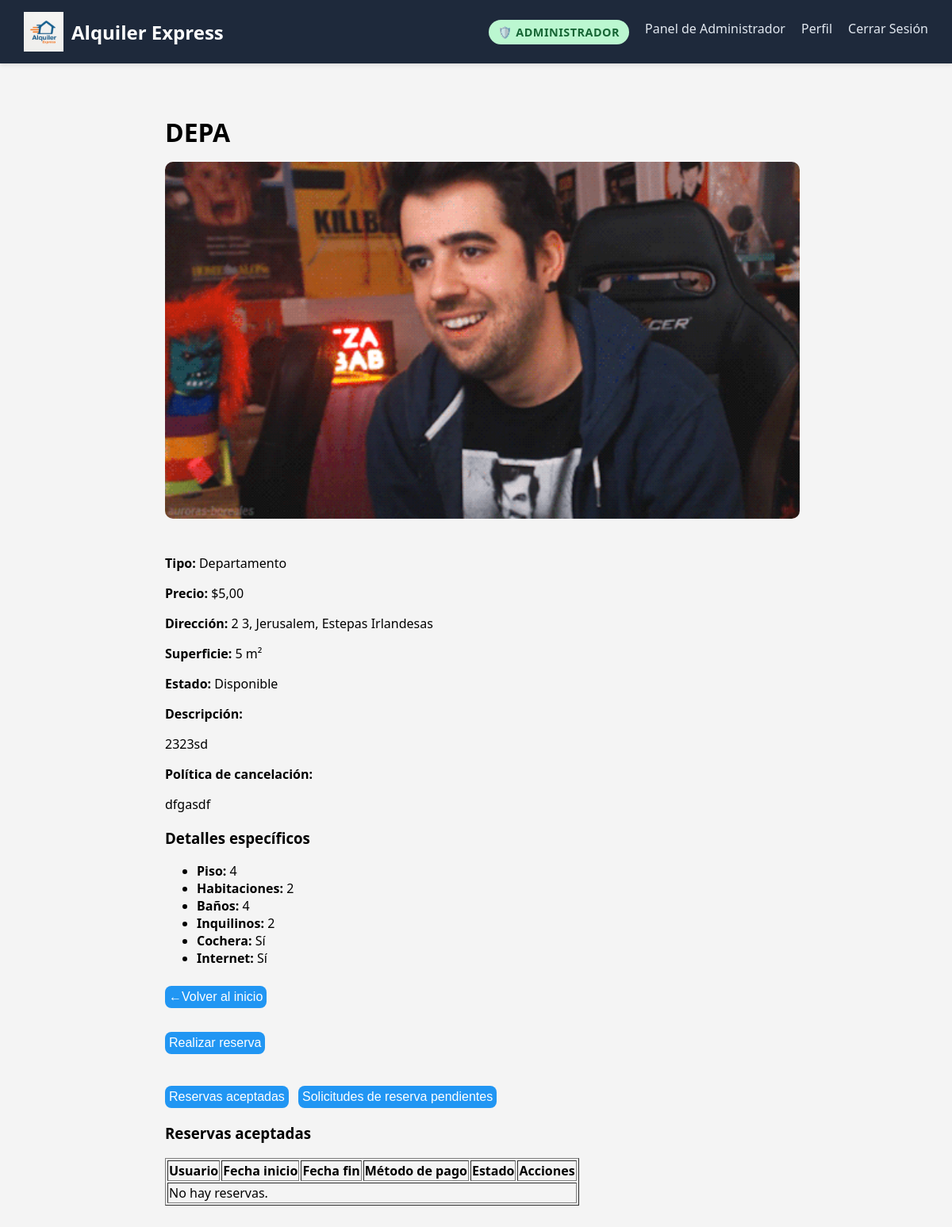
The page /reserva/inmueble/8/ (signed in) on the database as committed earlier.
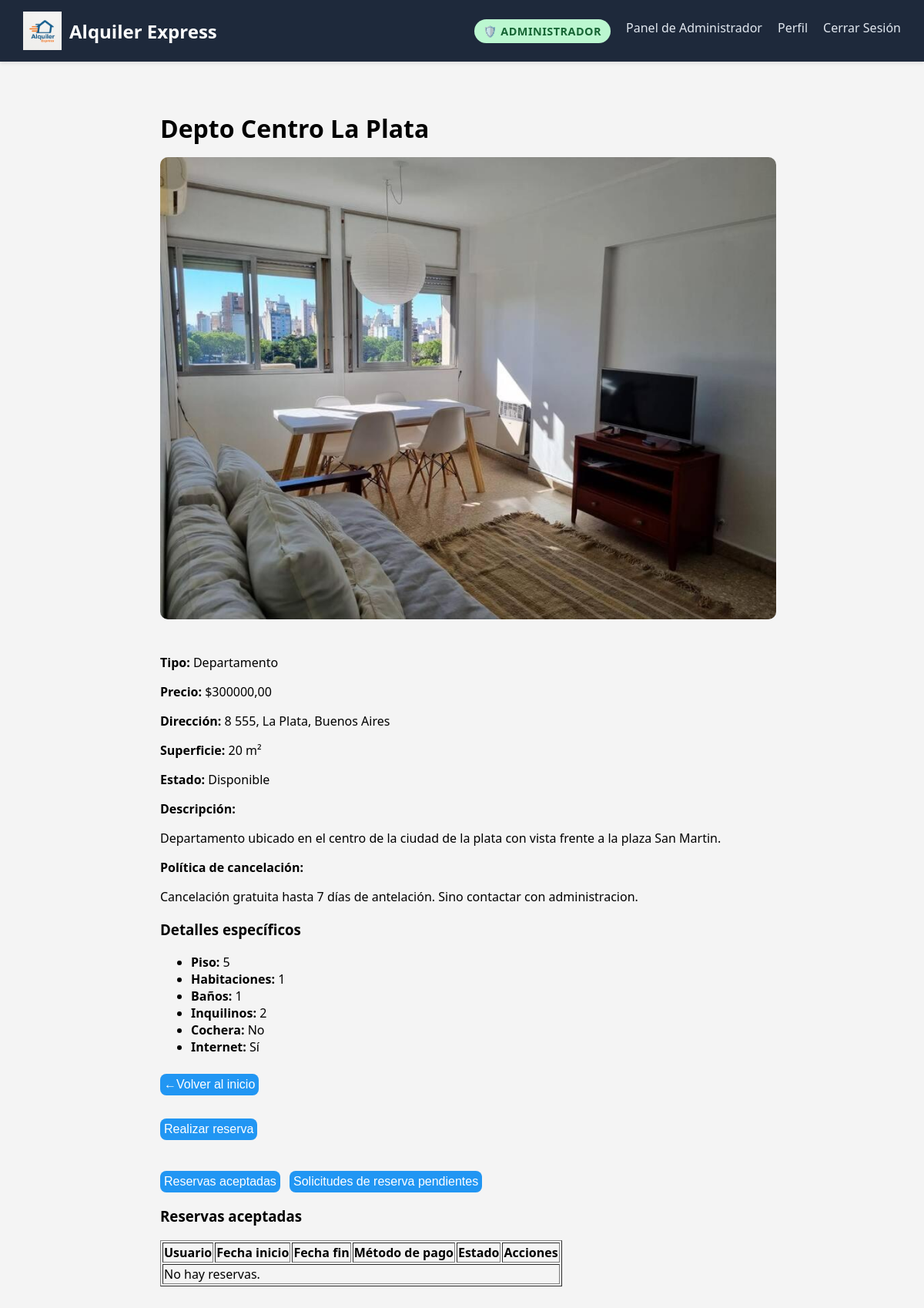
The same page on the database as committed later.
### gestion_inmuebles/models.py (models this page shows, shortened)
class Inmueble(models.Model):
    activo = models.BooleanField(default=True)
    tipo = models.CharField(default='-', max_length=20, editable=False)
    nombre = models.CharField(max_length=100, unique=True)
    calle = models.CharField(max_length=100, default="-")
    numero = models.PositiveIntegerField(default=0)
    provincia = models.CharField(max_length=100)
    ciudad = models.CharField(max_length=100)
    descripcion = models.TextField(blank=True)
    politica_cancelacion = models.TextField(blank=True)
    estado = models.CharField(default='Disponible', choices=ESTADO_CHOICES)
    precio = models.DecimalField(max_digits=10, decimal_places=2)
    imagen = models.ImageField(upload_to='inmuebles/', blank=True, null=True)
    superficie = models.PositiveIntegerField(default=0)

class InmueblesSimilares(Inmueble):
    tiene_internet = models.BooleanField(default=False)
    banios = models.PositiveIntegerField(default=0)
    tiene_cochera = models.BooleanField(default=False)
    habitaciones = models.PositiveIntegerField(default=0)

class Departamento(InmueblesSimilares):
    piso = models.PositiveIntegerField(null=True, blank=True)
    cantidad_inquilinos = models.PositiveIntegerField(default=1)

class InmueblesSimilares(Inmueble):
    tiene_internet = models.BooleanField(default=False)
    banios = models.PositiveIntegerField(default=0)
    tiene_cochera = models.BooleanField(default=False)
    habitaciones = models.PositiveIntegerField(default=0)

### gestion_reserva/views.py (the view)
# urls.py: path('inmueble/<int:pk>/', views.inmueble_detalle, name='inmueble_detalle'),
def inmueble_detalle(request, pk):
    inmueble_base = get_object_or_404(Inmueble, pk=pk)
    inmueble = get_object_or_404(Inmueble, pk=pk)
    puede_cambiar_estado = False  # valor por defecto
    try:
        tipo_obj = Departamento.objects.get(pk=pk)
        tipo = "Departamento"
    except Departamento.DoesNotExist:
        try:
            tipo_obj = Casa.objects.get(pk=pk)
            tipo = "Casa"
        except Casa.DoesNotExist:
            try:
                tipo_obj = Local.objects.get(pk=pk)
                tipo = "Local"
            except Local.DoesNotExist:
                try:
                    tipo_obj = Cochera.objects.get(pk=pk)
                    tipo = "Cochera"
                except Cochera.DoesNotExist:
                    tipo_obj = inmueble_base
                    tipo = "Desconocido"
    reservas = Reserva.objects.none()  # Default para no autenticados
    if request.user.is_authenticated:
        if request.user.is_staff or request.user.is_superuser:
            reservas = Reserva.objects.filter(inmueble=inmueble)
            puede_cambiar_estado = True
        else:
            reservas = Reserva.objects.filter(
                inmueble=inmueble,
                usuario=request.user,
                estado__in=['pendiente_pago', 'aceptada', 'pendiente']
            )
    reservas_aceptadas = reservas.filter(estado='aceptada')
    reservas_pendientes = reservas.filter(estado__in=['pendiente_pago', 'pendiente'])
    context = {
        'inmueble': tipo_obj,
        'reservas_aceptadas': reservas_aceptadas,
        'reservas_pendientes': reservas_pendientes,
        'puede_cambiar_estado': puede_cambiar_estado,
        'user': request.user,
        'estados_cancelables': ['pendiente', 'pendiente_pago', 'aceptada'],
    }
    return render(request, 'gestion_inmuebles/detalle_inmueble.html', context)

### templates/gestion_inmuebles/detalle_inmueble.html (shortened to what this page needs)
{% extends 'base.html' %}
{% load static %}
{% block content %}
<link rel="stylesheet" href="{% static 'styles/detalle_inmueble.css' %}">
<div style="max-width: 800px; margin: auto; padding: 2rem;">
    <h1 style="font-size: 2rem; margin-bottom: 1rem;">{{ inmueble.nombre }}</h1>
    {% if inmueble.imagen %}
        <img src="{{ inmueble.imagen.url }}" alt="Imagen de {{ inmueble.nombre }}" style="width:100%; height:auto; border-radius: 10px; margin-bottom: 1.5rem;">
    {% endif %}
    <div style="margin-bottom: 1rem;">
        <p><strong>Tipo:</strong> {{ inmueble.tipo }}</p>
    </div>
    <div style="margin-bottom: 1rem;">
        <strong>Precio:</strong> ${{ inmueble.precio }}
    </div>
    <div style="margin-bottom: 1rem;">
        <strong>Dirección:</strong> {{ inmueble.calle }} {{ inmueble.numero }}, {{ inmueble.ciudad }}, {{ inmueble.provincia }}
    </div>
    <div style="margin-bottom: 1rem;">
        <strong>Superficie:</strong> {{ inmueble.superficie }} m²
    </div>
    <div style="margin-bottom: 1rem;">
        <strong>Estado:</strong> {{ inmueble.get_estado_display }}
    </div>
    <div style="margin-bottom: 1rem;">
        <strong>Descripción:</strong> {{ inmueble.descripcion|linebreaks }}
    </div>
    <div style="margin-bottom: 1rem;">
        <strong>Política de cancelación:</strong> {{ inmueble.politica_cancelacion|linebreaks }}
    </div>
   {% if inmueble.tipo == "Departamento" or inmueble.tipo == "Casa" %}
    <h3>Detalles específicos</h3>
    <ul>
        {% if inmueble.tipo == "Departamento" %}
            <li><strong>Piso:</strong> {{ inmueble.piso }}</li>
        {% else %}
            <li><strong>Pisos:</strong> {{ inmueble.pisos }}</li>
        {% endif %}
        <li><strong>Habitaciones:</strong> {{ inmueble.habitaciones }}</li>
        <li><strong>Baños:</strong> {{ inmueble.banios }}</li>
        <li><strong>Inquilinos:</strong> {{ inmueble.cantidad_inquilinos }}</li>
        <li><strong>Cochera:</strong> {{ inmueble.tiene_cochera|yesno:"Sí,No" }}</li>
        <li><strong>Internet:</strong> {{ inmueble.tiene_internet|yesno:"Sí,No" }}</li>
    </ul>
    {% endif %}
    <a href="{% url 'listaInmuebles' %}">
        <button>←Volver al inicio</button>
    </a>
    <br>
    <br>
    {% if user.is_authenticated and inmueble.estado == "Disponible" %}
    <a href="{% url 'hacer_reserva' inmueble.id %}">
        <button>Realizar reserva</button>
    </a>
    {% endif %}
    {% if user.is_authenticated %}
    <div class="pestana-selector">
        <button onclick="mostrarPestaña('aceptadas')">Reservas aceptadas</button>
        <button onclick="mostrarPestaña('pendientes')">Solicitudes de reserva pendientes</button>
    </div>
    <div id="pestana-aceptadas" class="pestana" style="margin-top: 1rem;">
        <h3>Reservas aceptadas</h3>
        {% include 'gestion_reserva/tabla_reservas.html' with reservas=reservas_aceptadas puede_cambiar_estado=puede_cambiar_estado %}
    </div>
    {% endif %}
{% endblock %}

### templates/base.html (shortened to what this page needs)
{% load static %}
<!DOCTYPE html>
    <link rel="stylesheet" href="{% static 'styles/base.css' %}">
<html lang="en">
<head>
    <link rel="stylesheet" href="{% static 'styles/base.css' %}">
</head>
<body>
    <nav class="navbar">
        <div class="nav-container">
            <a href="{% if user.is_superuser %}{% url 'listado_inmuebles_admin' %}{% else %}/{% endif %}" class="nav-logo">
                <img src="{% static 'img/logoAlquilerExpress.png' %}" alt="Logo" class="logo-img">Alquiler Express
            </a>
            <ul class="nav-links">
                {% if user.is_superuser %}
            <li>
            <span style="
            display: inline-flex;
            align-items: center;
            gap: 6px;
            background-color: #bbf7d0;
            color: #166534;
            font-weight: bold;
            padding: 6px 12px;
            border-radius: 20px;
            font-size: 0.9rem;
            text-transform: uppercase;
            letter-spacing: 0.5px;">🛡️ Administrador</span>
            </li>
                {% endif%}
                {% if user.is_superuser %}
                    <li><a href="/usuarios/panel-admin">Panel de Administrador</a></li>
                {% endif %}
                {% if user.is_authenticated %}
                    <li><a href="/usuarios/perfil">Perfil</a></li>
                    <li><a href="/usuarios/logout">Cerrar Sesión</a></li>
                {% else %}
                    <li><a href="/usuarios/registro">Registro</a></li>
                    <li><a href="/usuarios/login">Iniciar Sesión</a></li>
                {% endif %}
            </ul>
        </div>
    </nav>
    <main>
    {% block content %}
    {% endblock %}
    </main>
</body>
</html>

### templates/gestion_reserva/tabla_reservas.html
<table border="1">
    <thead>
        <tr>
            <th>Usuario</th>
            <th>Fecha inicio</th>
            <th>Fecha fin</th>
            <th>Método de pago</th>
            <th>Estado</th>
            <th>Acciones</th>
        </tr>
    </thead>
    <tbody>
        {% for reserva in reservas %}
            <tr>
                <td>{{ reserva.usuario.username }}</td>
                <td>{{ reserva.fecha_inicio }}</td>
                <td>{{ reserva.fecha_fin }}</td>
                <td>{{ reserva.metodo_pago }}</td>
                <td>{{ reserva.get_estado_display }}</td>
                <td>
                    {% if puede_cambiar_estado and reserva.estado == 'pendiente' %}
                        <form method="post" action="{% url 'cambiar_estado_reserva' reserva.id %}" style="display:inline;">
                            {% csrf_token %}
                            <input type="hidden" name="inmueble_id" value="{{ inmueble.id }}">
                            <select name="nuevo_estado" required>
                                <option value="aceptada">Aceptar</option>
                                <option value="rechazada">Rechazar</option>
                            </select>
                            <button type="submit">Cambiar</button>
                        </form>
                     {% elif reserva.usuario == user %}
                           {% if reserva.estado == 'pendiente_pago' %}
                              <form method="post" action="{% url 'pagar_reserva' reserva.id %}" style="display:inline;">
                                 {% csrf_token %}
                                 <button type="submit">Pagar</button>
                              </form>
                            {% endif %}
                            {% if reserva.estado in estados_cancelables %}
                              <form method="post" action="{% url 'cancelar_reserva' reserva.id %}" style="display:inline;">
                                 {% csrf_token %}
                                 <button type="submit" onclick="return confirm('¿Querés cancelar esta reserva?')">Cancelar</button>
                              </form>
                            {% endif %}
                    {% else %}
                        -
                    {% endif %}
                </td>
            </tr>
        {% empty %}
            <tr>
                <td colspan="6">No hay reservas.</td>
            </tr>
        {% endfor %}
    </tbody>
</table>

### static/styles/base.css (style rules this page uses)
body { margin: 0; font-family: 'Segoe UI', sans-serif; background-color: #f4f4f4; }
.navbar { background-color: #1e293b; padding: 15px 30px; box-shadow: 0 2px 5px rgba(0,0,0,0.1); position: sticky; top: 0; z-index: 100; }
.nav-container { display: flex; justify-content: space-between; align-items: center; }
.nav-logo { color: #ffffff; font-size: 1.5em; font-weight: bold; text-decoration: none; }
.nav-links { list-style: none; display: flex; gap: 20px; margin: 0; padding: 0; }
.nav-links li a { color: #e2e8f0; text-decoration: none; font-weight: 500; transition: color 0.2s; }
main { padding-top: 12px; padding-left: 16px; }
.nav-logo { display: flex; align-items: center; gap: 10px; text-decoration: none; font-size: 1.5rem; font-weight: bold; color: white; }
.logo-img { height: 50px; width: auto; }

### static/styles/detalle_inmueble.css (style rules this page uses)
button { background-color: #2196F3; color: white; padding: 5px 5px; margin: 0.5rem 0.5rem 0 0; border: none; border-radius: 8px; cursor: pointer; font-size: 1rem; transition: background-color 0.3s ease; }
a button { text-decoration: none; }
.pestana-selector { margin-top: 2rem; }
.pestana-selector button { background-color: #2196F3; }

Rows that differ between the two databases and show on the page:
changed Inmueble "Departamento": nombre "DEPA" → "Depto Centro La Plata"; imagen: a different picture; precio "5,00" → "300000,00"; calle "2" → "8"; numero "3" → "555"; ciudad "Jerusalem" → "La Plata"; provincia "Estepas Irlandesas" → "Buenos Aires"; superficie "5" → "20"; descripcion "2323sd" → "Departamento ubicado en el centro de la ciudad de la plata con vista frente a la plaza San Martin."; politica_cancelacion "dfgasdf" → "Cancelación gratuita hasta 7 días de antelación. Sino contactar con administracion."
changed Departamento "Disponible": piso "4" → "5"
changed InmueblesSimilares "Sí": habitaciones "2" → "1"; banios "4" → "1"; tiene_cochera "Sí" → "No"
